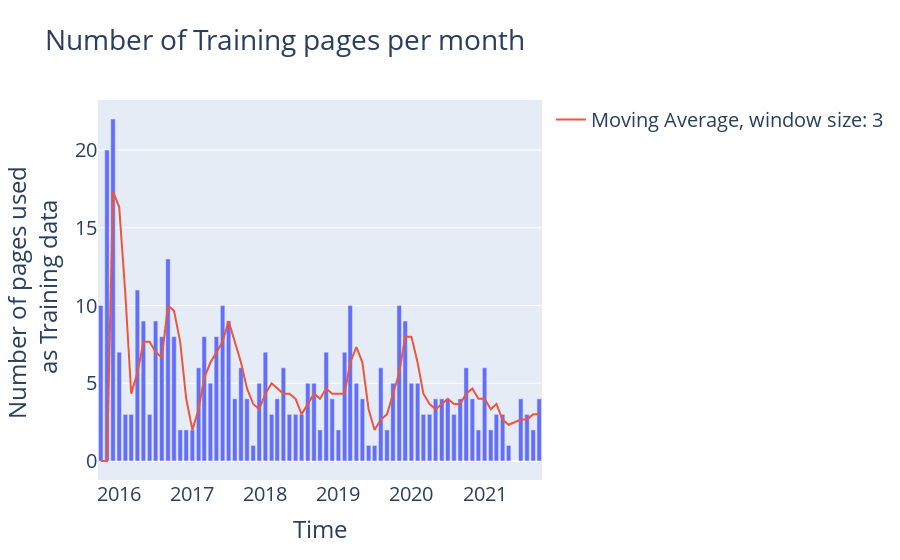

Notebook source saved alongside this figure:
### Code cell
fig = px.bar(wrapper_dict_pagewise, x='Time', y='Number of pages used as Training data', title='Number of Training pages per month', labels={'Number of pages used as Training data': 'Number of pages used <br> as Training data'})
fig.add_traces(go.Scatter(x=wrapper_dict_pagewise['Time'], y=moving_averages, mode = 'lines', name='Moving Average, window size: 3'))
fig.update_layout( font=dict(size=20))
fig.write_html("plotly_number_of_training_pages_per_month.html")
fig.show()

### Figure 1 — Plotly figure (JSON) as saved in the notebook; plotly's stock layout.template omitted (floating-point values rounded to 4 significant figures)
{"data": [{"alignmentgroup": "True", "hovertemplate": "Time=%{x}<br>Number of pages used <br> as Training data=%{y}<extra></extra>", "legendgroup": "", "marker": {"color": "#636efa", "pattern": {"shape": ""}}, "name": "", "offsetgroup": "", "orientation": "v", "showlegend": false, "textposition": "auto", "type": "bar", "x": ["2015-10-01", "2015-11-01", "2015-12-01", "2016-01-01", "2016-02-01", "2016-03-01", "2016-04-01", "2016-05-01", "2016-06-01", "2016-07-01", "2016-08-01", "2016-09-01", "2016-10-01", "2016-11-01", "2016-12-01", "2017-01-01", "2017-02-01", "2017-03-01", "2017-04-01", "2017-05-01", "2017-06-01", "2017-07-01", "2017-08-01", "2017-09-01", "2017-10-01", "2017-11-01", "2017-12-01", "2018-01-01", "2018-02-01", "2018-03-01", "2018-04-01", "2018-05-01", "2018-06-01", "2018-07-01", "2018-08-01", "2018-09-01", "2018-10-01", "2018-11-01", "2018-12-01", "2019-01-01", "2019-02-01", "2019-03-01", "2019-04-01", "2019-05-01", "2019-06-01", "2019-07-01", "2019-08-01", "2019-09-01", "2019-10-01", "2019-11-01", "2019-12-01", "2020-01-01", "2020-02-01", "2020-03-01", "2020-04-01", "2020-05-01", "2020-06-01", "2020-07-01", "2020-08-01", "2020-09-01", "2020-10-01", "2020-11-01", "2020-12-01", "2021-01-01", "2021-02-01", "2021-03-01", "2021-04-01", "2021-05-01", "2021-07-01", "2021-08-01", "2021-09-01", "2021-10-01"], "xaxis": "x", "y": [10, 20, 22, 7, 3, 3, 11, 9, 3, 9, 8, 13, 8, 2, 2, 2, 6, 8, 5, 8, 10, 9, 4, 6, 4, 1, 5, 7, 3, 4, 6, 3, 3, 3, 5, 5, 2, 7, 4, 2, 7, 10, 5, 4, 1, 1, 6, 2, 5, 10, 9, 5, 5, 3, 3, 4, 4, 4, 3, 4, 6, 4, 2, 6, 2, 3, 3, 1, 4, 3, 2, 4], "yaxis": "y"}, {"mode": "lines", "name": "Moving Average, window size: 3", "type": "scatter", "x": ["2015-10-01", "2015-11-01", "2015-12-01", "2016-01-01", "2016-02-01", "2016-03-01", "2016-04-01", "2016-05-01", "2016-06-01", "2016-07-01", "2016-08-01", "2016-09-01", "2016-10-01", "2016-11-01", "2016-12-01", "2017-01-01", "2017-02-01", "2017-03-01", "2017-04-01", "2017-05-01", "2017-06-01", "2017-07-01", "2017-08-01", "2017-09-01", "2017-10-01", "2017-11-01", "2017-12-01", "2018-01-01", "2018-02-01", "2018-03-01", "2018-04-01", "2018-05-01", "2018-06-01", "2018-07-01", "2018-08-01", "2018-09-01", "2018-10-01", "2018-11-01", "2018-12-01", "2019-01-01", "2019-02-01", "2019-03-01", "2019-04-01", "2019-05-01", "2019-06-01", "2019-07-01", "2019-08-01", "2019-09-01", "2019-10-01", "2019-11-01", "2019-12-01", "2020-01-01", "2020-02-01", "2020-03-01", "2020-04-01", "2020-05-01", "2020-06-01", "2020-07-01", "2020-08-01", "2020-09-01", "2020-10-01", "2020-11-01", "2020-12-01", "2021-01-01", "2021-02-01", "2021-03-01", "2021-04-01", "2021-05-01", "2021-07-01", "2021-08-01", "2021-09-01", "2021-10-01"], "y": [0, 0, 17.33, 16.33, 10.67, 4.333, 5.667, 7.667, 7.667, 7, 6.667, 10, 9.667, 7.667, 4, 2, 3.333, 5.333, 6.333, 7, 7.667, 9, 7.667, 6.333, 4.667, 3.667, 3.333, 4.333, 5, 4.667, 4.333, 4.333, 4, 3, 3.667, 4.333, 4, 4.667, 4.333, 4.333, 4.333, 6.333, 7.333, 6.333, 3.333, 2, 2.667, 3, 4.333, 5.667, 8, 8, 6.333, 4.333, 3.667, 3.333, 3.667, 4, 3.667, 3.667, 4.333, 4.667, 4, 4, 3.333, 3.667, 2.667, 2.333, 2.667, 2.667, 3, 3]}], "layout": {"barmode": "relative", "font": {"size": 20}, "legend": {"tracegroupgap": 0}, "title": {"text": "Number of Training pages per month"}, "xaxis": {"anchor": "y", "domain": [0, 1], "title": {"text": "Time"}}, "yaxis": {"anchor": "x", "domain": [0, 1], "title": {"text": "Number of pages used <br> as Training data"}}}}
